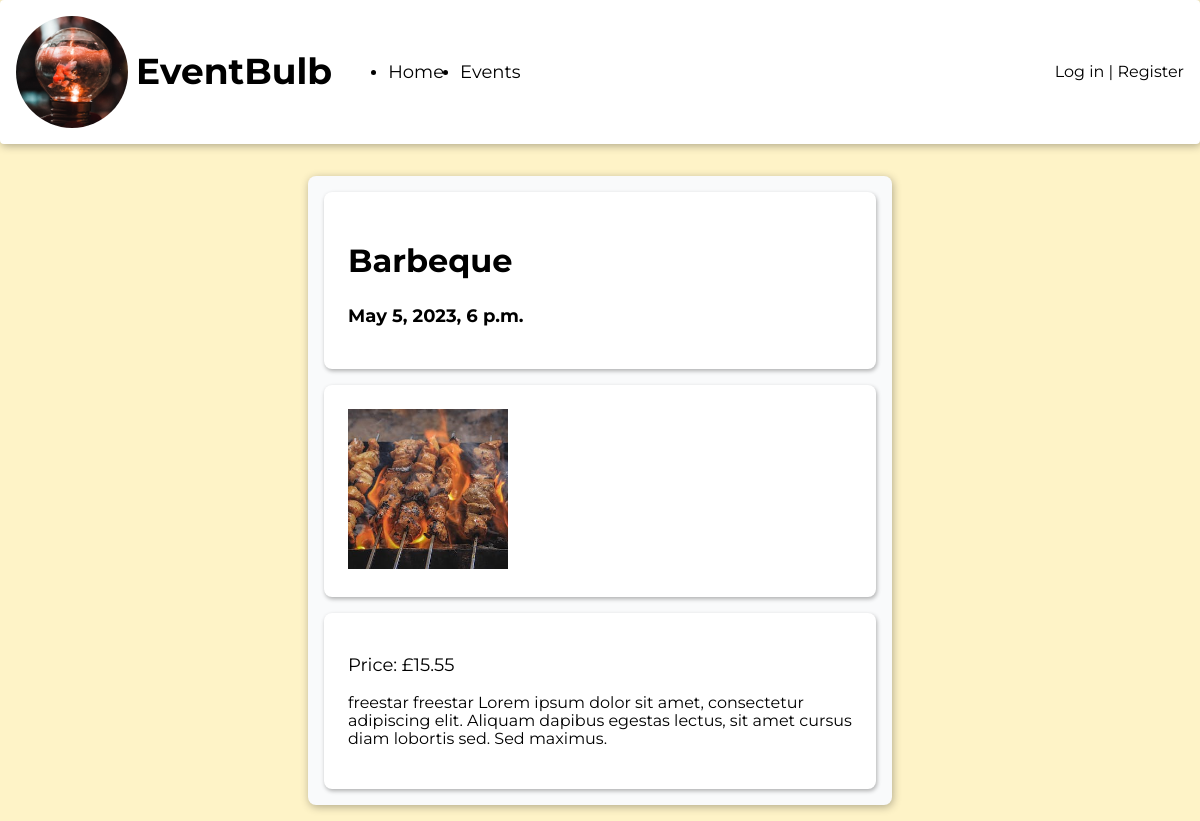
The page /events/3/ on the database its author committed.
### events/models.py (models this page shows, shortened)
class Event(models.Model):
    title = models.CharField(max_length=255)
    description = models.CharField(max_length=255)
    datetime = models.DateTimeField(auto_now=False, auto_now_add=False)
    cost = models.DecimalField(max_digits=6, decimal_places=2)
    cover = models.ImageField(upload_to='images/')

### events/views.py (the view)
# urls.py: path('<int:id>/', views.details, name="events_details"),
def details(request, id):
    event = get_object_or_404(Event, id=id)
    return render(request, 'events/details.html', {"event": event})

### templates/events/details.html (shortened to what this page needs)
{% extends 'base.html' %}
{% load static %}
{% block content %}
  <main class="wrap-content">
    <div class="card-background half-width event-details">
      <section class="card event-header">
        <div class="event-info">
          <h2 class="event-title">{{ event.title }}</h2>
          <h3>{{ event.datetime }}</h3>
        </div>
      </section>
      <section class="card">
        <img class="event-image" src="{{ event.cover.url }}" alt="{{ event.title }}">
      </section>
      <section class="card">
        <p class="event-cost">Price: £{{ event.cost }}</p>
        <p>{{ event.description }}</p>
      </section>
    </div>
  </main>
{% endblock %}

### static/css/style.css (style rules this page uses)
:root { --shadow: 1px 2px 8px rgba(0,0,0,0.3); --shadow-small: 1px 2px 4px rgba(0,0,0,0.3); --yellow : #FEF3C7; --yellow-accent: #FDE68A; --gray: #E5E7EB; --gray-accent: #D1D5DB; --gray-light: #F9FAFB; --red: #FECACA; --red-accent: #FCA5A5; }
body { background-color: var(--yellow); display: flex; flex-direction: column; height: 100vh; font-family: 'Montserrat', Helvetica, Arial, sans-serif; }
h2 { font-size: 1.25rem; }
h3 { font-size: 1.125rem; }
main { margin: 1rem; padding: 1rem; display: grid; gap: 1rem; flex-grow: 1; flex-shrink: 1; }
.card-background { background-color: var(--gray-light); padding: 0.5rem; box-shadow: var(--shadow); border-radius: 0.5rem; display: flex; flex-direction: column; }
.card { margin: 0.5rem; padding: 1.5rem; background-color: white; border-radius: 0.5rem; box-shadow: var(--shadow-small) }
.wrap-content { align-items: flex-start; flex-grow: 0; }
.half-width { justify-self: center; width: 50%; }
.event-image { background-color: var(--gray); object-fit: cover; width: 10rem; height: 10rem; margin-right: 0.5rem; }
.event-title { font-size: 2rem; }
.event-details .event-header { display: flex; align-items: center; justify-content: space-between; }
.event-details .event-cost { font-size: 1.125rem; }

### rows shown on the page
Event: title "Barbeque", datetime "May 5, 2023, 6 p.m.", cover (picture), cost "15.55", description "freestar freestar Lorem ipsum dolor sit amet, consectetur adipiscing elit. Aliquam dapibus egestas lectus, sit amet cursus diam lobortis sed. Sed maximus."
